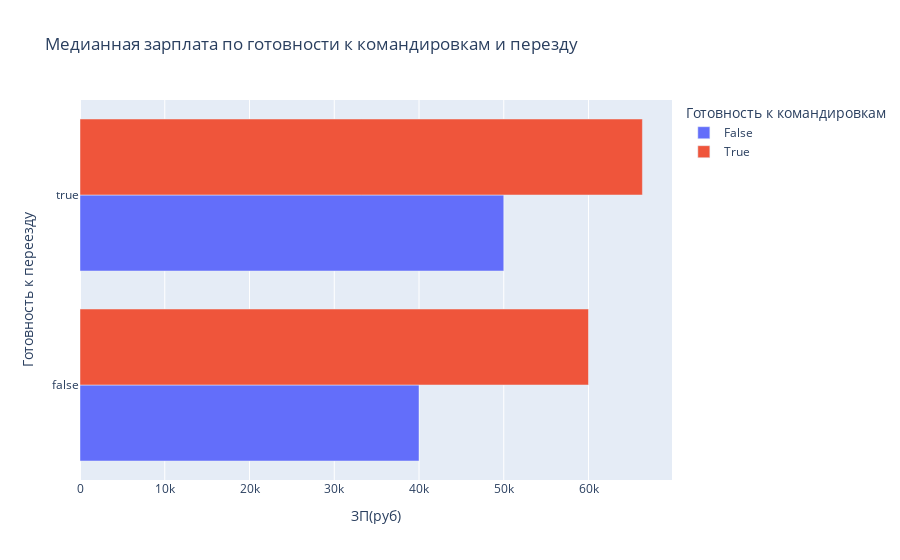

Notebook code for this chart:
### Markdown cell above
6. Постройте **многоуровневую столбчатую диаграмму**, которая показывает зависимость медианной заработной платы (**"ЗП (руб)"**) от признаков **"Готовность к переезду"** и **"Готовность к командировкам"**. Проанализируйте график, сравнив уровень заработной платы в категориях.

### Code cell
# ваш код здесь
bar_data=hh_data.groupby(['Готовность к командировкам','Готовность к переезду'], as_index=False)['ЗП(руб)'].median()
fig=px.bar(
    data_frame=bar_data,    
    x='ЗП(руб)',
    y='Готовность к переезду',
    barmode='group',
    color='Готовность к командировкам',
    orientation='h',
    title='Медианная зарплата по готовности к командировкам и перезду'
);
fig.show()

### Figure 1 — Plotly figure (JSON) as saved in the notebook; plotly's stock layout.template omitted (floating-point values rounded to 4 significant figures)
{"data": [{"alignmentgroup": "True", "hovertemplate": "Готовность к командировкам=False<br>ЗП(руб)=%{x}<br>Готовность к переезду=%{y}<extra></extra>", "legendgroup": "False", "marker": {"color": "#636efa", "pattern": {"shape": ""}}, "name": "False", "offsetgroup": "False", "orientation": "h", "showlegend": true, "textposition": "auto", "type": "bar", "x": [40000, 50000], "xaxis": "x", "y": [false, true], "yaxis": "y"}, {"alignmentgroup": "True", "hovertemplate": "Готовность к командировкам=True<br>ЗП(руб)=%{x}<br>Готовность к переезду=%{y}<extra></extra>", "legendgroup": "True", "marker": {"color": "#EF553B", "pattern": {"shape": ""}}, "name": "True", "offsetgroup": "True", "orientation": "h", "showlegend": true, "textposition": "auto", "type": "bar", "x": [60000, 66360.0], "xaxis": "x", "y": [false, true], "yaxis": "y"}], "layout": {"barmode": "group", "legend": {"title": {"text": "Готовность к командировкам"}, "tracegroupgap": 0}, "title": {"text": "Медианная зарплата по готовности к командировкам и перезду"}, "xaxis": {"anchor": "y", "domain": [0, 1], "title": {"text": "ЗП(руб)"}}, "yaxis": {"anchor": "x", "domain": [0, 1], "title": {"text": "Готовность к переезду"}}}}
